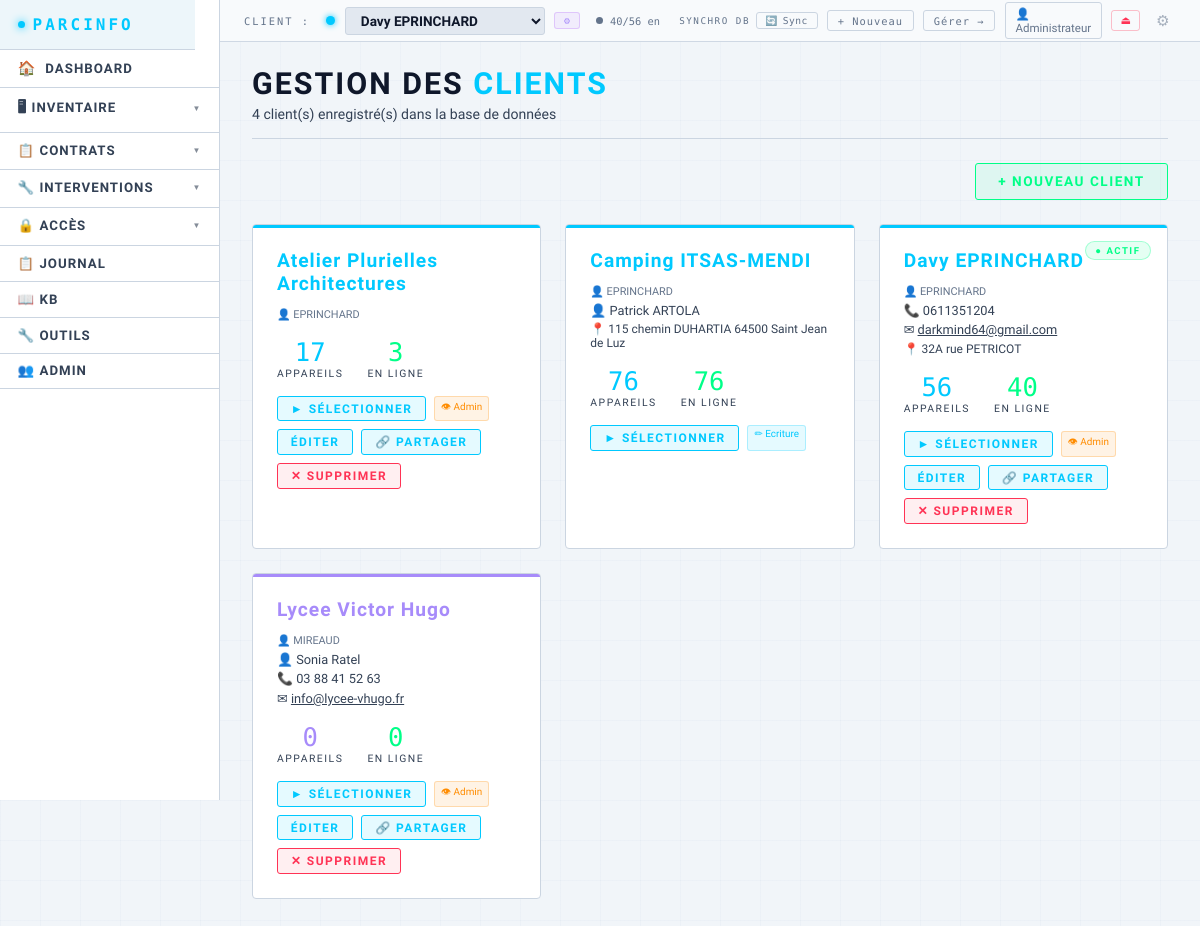
The page /clients (signed in) on the database its author committed.
### tables this page shows
CREATE TABLE clients (
        id INTEGER PRIMARY KEY AUTOINCREMENT,
        nom TEXT NOT NULL DEFAULT '',
        contact TEXT DEFAULT '',
        telephone TEXT DEFAULT '',
        email TEXT DEFAULT '',
        adresse TEXT DEFAULT '',
        notes TEXT DEFAULT '',
        couleur TEXT DEFAULT '#00c9ff',
        date_creation TEXT DEFAULT '',
        date_maj TEXT DEFAULT '', auth_user_id INTEGER DEFAULT NULL);

### app.py (the view)
@app.route('/clients')
@login_required
def liste_clients():
    clients = get_clients()   # filtre par user + champ acces
    conn = get_db()
    for cl in clients:
        cl['nb_appareils'] = conn.execute('SELECT COUNT(*) FROM appareils WHERE client_id=?', (cl['id'],)).fetchone()[0]
        cl['nb_actifs']    = conn.execute('SELECT COUNT(*) FROM appareils WHERE client_id=? AND en_ligne=1', (cl['id'],)).fetchone()[0]
    conn.close()
    return render_template('clients.html', clients=clients, client_actif_id=get_client_id())

### templates/clients.html (shortened to what this page needs)
{% extends "base.html" %}
{% block content %}
<div class="page-header">
    <h1>Gestion des <span>Clients</span></h1>
    <p>{{ clients|length }} client(s) enregistré(s) dans la base de données</p>
</div>
<div class="actions-row">
    <a href="/client/nouveau" class="btn btn-success">+ Nouveau client</a>
</div>
{% if clients %}
<div class="grid-3">
    {% for cl in clients %}
    <div class="client-card">
        <div class="accent-bar" style="background: {{ cl.couleur or '#00c9ff' }};"></div>
        {% if cl.id == client_actif_id %}
        <div class="client-actif-badge">&#9679; Actif</div>
        {% endif %}
        <div class="client-nom" style="color: {{ cl.couleur or '#00c9ff' }}">{{ cl.nom }}</div>
        {% if cl.owner_login and cl.owner_login != session.get('auth_user_login') %}
        <div class="meta" style="font-size:.68rem;color:var(--text-muted);">👤 {{ cl.owner_nom or cl.owner_login }}</div>
        {% endif %}
        {% if cl.contact %}<div class="meta">&#128100; {{ cl.contact }}</div>{% endif %}
        {% if cl.telephone %}<div class="meta">&#128222; {{ cl.telephone }}</div>{% endif %}
        {% if cl.email %}<div class="meta">&#9993; <a href="mailto:{{ cl.email }}" style="color:inherit;">{{ cl.email }}</a></div>{% endif %}
        {% if cl.adresse %}<div class="meta" style="font-size:0.75rem;">&#128205; {{ cl.adresse }}</div>{% endif %}
        <div class="stats">
            <div class="stat">
                <div class="stat-n" style="color:{{ cl.couleur or '#00c9ff' }}">{{ cl.nb_appareils }}</div>
                <div class="stat-l">Appareils</div>
            </div>
            <div class="stat">
                <div class="stat-n" style="color: var(--accent-green)">{{ cl.nb_actifs }}</div>
                <div class="stat-l">En ligne</div>
            </div>
        </div>
        <div class="actions">
            <a href="/client/{{ cl.id }}/selectionner?next=/" class="btn btn-primary btn-sm">
                &#9658; Sélectionner
            </a>
            {% if cl.acces is defined %}
            <span style="font-size:.62rem;padding:2px 6px;border-radius:3px;
                {% if cl.acces == 'proprietaire' %}background:rgba(0,255,136,.1);color:var(--accent-green);border:1px solid rgba(0,255,136,.25);
                {% elif cl.acces == 'ecriture' %}background:rgba(0,201,255,.1);color:var(--accent);border:1px solid rgba(0,201,255,.25);
                {% else %}background:rgba(255,140,0,.1);color:var(--accent-orange);border:1px solid rgba(255,140,0,.25);{% endif %}">
                {% if cl.acces == 'proprietaire' %}🔑{% elif cl.acces == 'ecriture' %}✏{% else %}👁{% endif %}
                {{ cl.acces|capitalize }}
            </span>
            {% endif %}
            {% if cl.acces == 'proprietaire' %}
            <a href="/client/{{ cl.id }}/editer" class="btn btn-primary btn-sm">Éditer</a>
            <a href="/client/{{ cl.id }}/partager" class="btn btn-primary btn-sm" title="Partager ce client">🔗 Partager</a>
            {% if clients|length > 1 %}
            <form method="POST" action="/client/{{ cl.id }}/supprimer"
                  onsubmit="return confirm('Supprimer « {{ cl.nom }} » et TOUTES ses données ?')">
                <button type="submit" class="btn btn-danger btn-sm">✕ Supprimer</button>
            </form>
            {% endif %}
            {% elif cl.acces == 'admin' %}
            <a href="/client/{{ cl.id }}/editer" class="btn btn-primary btn-sm">Éditer</a>
            <a href="/client/{{ cl.id }}/partager" class="btn btn-primary btn-sm" title="Partager ce client">🔗 Partager</a>
            <form method="POST" action="/client/{{ cl.id }}/supprimer"
                  onsubmit="return confirm('Supprimer « {{ cl.nom }} » et TOUTES ses données ?')">
                <button type="submit" class="btn btn-danger btn-sm">✕ Supprimer</button>
            </form>
            {% endif %}
        </div>
    </div>
    {% endfor %}
</div>
{% else %}
<div class="card" style="text-align:center; padding:3rem;">
    <p style="color:var(--text-secondary); margin-bottom:1.5rem;">Aucun client enregistré.</p>
    <a href="/client/nouveau" class="btn btn-success">+ Créer le premier client</a>
</div>
{% endif %}
{% endblock %}

### templates/base.html (shortened to what this page needs)
<!DOCTYPE html>
<html lang="fr">
<head>
</head>
<body class="{{ 'theme-light' if cfg.get('mode') == 'light' else '' }}{{ ' nav-left' if cfg.get('nav_mode') == 'vertical' else '' }}">
<div class="client-bar">
    <span class="client-bar-label">Client :</span>
    <div class="client-select-wrap">
        {% set active_cl = clients | selectattr('id','eq', client_actif_id) | first | default(None) %}
        <span class="client-dot" style="color:{{ active_cl.couleur if active_cl else '#00c9ff' }}; background:{{ active_cl.couleur if active_cl else '#00c9ff' }};"></span>
        <select id="client-dropdown" onchange="changerClientAvecConfirmation(this)" data-current-value="{{ client_actif_id or '' }}">
            {% for cl in clients %}
            <option value="{{ cl.id }}" {% if cl.id == client_actif_id %}selected{% endif %}>{{ cl.nom }}</option>
            {% endfor %}
        </select>
        {% set acces_actif = active_cl.acces if active_cl and active_cl.acces is defined else '' %}
        {% if acces_actif %}
        <div class="topbar-acces-badge topbar-acces-{{ acces_actif }}" title="{% if acces_actif == 'proprietaire' %}Vous êtes propriétaire{% elif acces_actif == 'ecriture' %}Partagé — lecture/écriture{% elif acces_actif == 'admin' %}Accès administrateur{% else %}Partagé — lecture seule{% endif %}">
            {% if acces_actif == 'proprietaire' %}🔑{% elif acces_actif == 'ecriture' %}✏ R/W{% elif acces_actif == 'admin' %}⚙{% else %}👁{% endif %}
        </div>
        {% endif %}
    </div>
    <div class="wd-topbar idle" id="wd-global-bar">
        <span class="wd-dot"></span>
        <span id="wd-global-text">…</span>
    </div>
    <div class="client-bar-actions">
        {% if cfg.get('db_type') == 'sync' %}
        <div id="topbar-sync-wrap" style="display:flex;align-items:center;gap:.35rem;">
        {% else %}
        <div id="topbar-sync-wrap" style="display:none;align-items:center;gap:.35rem;">
        {% endif %}
            <span style="font-family:'Share Tech Mono',monospace;font-size:.58rem;letter-spacing:1.5px;
                         text-transform:uppercase;color:var(--text-muted);white-space:nowrap;">Synchro DB</span>
            <button class="topbar-sync-btn" id="topbar-sync-btn"
                    onclick="syncNow()" title="Base de données — mode synchronisation&#10;Cliquer pour synchroniser maintenant">
                <span class="topbar-sync-icon" id="topbar-sync-icon">🔄</span>
                <span id="topbar-sync-label">Sync…</span>
            </button>
        </div>
        <a href="/client/nouveau" class="client-bar-link">+ Nouveau</a>
        <a href="/clients" class="client-bar-link">Gérer →</a>
        {% if session.get('auth_user_id') %}
        <a href="/profil" style="display:flex;align-items:center;gap:.4rem;text-decoration:none;
            border:1px solid var(--border);border-radius:3px;padding:.2rem .6rem;
            font-size:.72rem;color:var(--text-muted);transition:all .15s;"
           onmouseover="this.style.borderColor='var(--accent)';this.style.color='var(--text-secondary)'"
           onmouseout="this.style.borderColor='var(--border)';this.style.color='var(--text-muted)'">
            👤 {{ session.get('auth_user_nom', 'Profil') }}
        </a>
        <a href="/logout" style="border:1px solid rgba(255,51,85,.3);border-radius:3px;padding:.2rem .5rem;
            font-size:.7rem;color:var(--accent-red);text-decoration:none;" title="Déconnexion">⏏</a>
        {% endif %}
        <button class="topbar-gear" onclick="toggleConfig()" title="Paramètres">⚙</button>
    </div>
</div>
{% set ep = request.endpoint %}
{% set inv_active = ep in ['liste_appareils','nouvel_appareil','editer_appareil','liste_peripheriques','nouveau_peripherique','editer_peripherique','parc_general','baie_brassage','page_scan','liste_plans','editer_plan'] %}
{% set contrats_active = ep in ['liste_contrats','nouveau_contrat','editer_contrat','detail_contrat'] %}
{% set secu_active = ep in ['liste_identifiants','nouvel_identifiant','editer_identifiant','liste_utilisateurs','nouvel_utilisateur','editer_utilisateur','droits_utilisateur'] %}
<nav>
    <a href="/" class="nav-brand">PARCINFO</a>
    <a href="/" {% if ep == 'index' %}class="active"{% endif %}>
        <span style="font-size:.9rem;">🏠</span> DASHBOARD
    </a>
    <div class="nav-group">
        <button class="nav-group-btn {% if inv_active %}active{% endif %}">
            🖥 Inventaire <span class="arr">▼</span>
        </button>
    </div>
    <div class="nav-group">
        <button class="nav-group-btn {% if contrats_active %}active{% endif %}">
            📋 Contrats <span class="arr">▼</span>
        </button>
    </div>
    <div class="nav-group">
        <button class="nav-group-btn {% if ep in ['liste_interventions','nouveau_intervention','detail_intervention','editer_intervention'] %}active{% endif %}">
            🔧 Interventions <span class="arr">▼</span>
        </button>
    </div>
    <div class="nav-group">
        <button class="nav-group-btn {% if secu_active %}active{% endif %}">
            🔒 Accès <span class="arr">▼</span>
        </button>
    </div>
    <a href="/historique" {% if ep == 'page_historique' %}class="active"{% endif %}>📋 Journal</a>
    <a href="/kb" {% if ep == 'page_kb' %}class="active"{% endif %}>📖 KB</a>
    <a href="/outils" {% if ep == 'page_outils' %}class="active"{% endif %}>🔧 Outils</a>
    {% if session.get('auth_user_role') == 'admin' %}
    <a href="/admin/utilisateurs" {% if ep in ['admin_utilisateurs','admin_nouvel_utilisateur','admin_editer_utilisateur'] %}class="active"{% endif %}>👥 Admin</a>
    {% endif %}
    <div class="nav-spacer"></div>
</nav>
<main>
    {% set ep = request.endpoint %}
    {% set bc = [] %}
    {% if ep in ['nouvel_appareil','editer_appareil'] %}
        {% set _ = bc.append(('Inventaire', None)) %}
        {% set _ = bc.append(('Appareils', '/appareils')) %}
        {% set _ = bc.append(('Ajouter' if ep == 'nouvel_appareil' else 'Modifier', None)) %}
    {% elif ep in ['nouveau_peripherique','editer_peripherique'] %}
        {% set _ = bc.append(('Inventaire', None)) %}
        {% set _ = bc.append(('Périphériques', '/peripheriques')) %}
        {% set _ = bc.append(('Ajouter' if ep == 'nouveau_peripherique' else 'Modifier', None)) %}
    {% elif ep in ['nouveau_contrat','editer_contrat'] %}
        {% set _ = bc.append(('Contrats', '/contrats')) %}
        {% set _ = bc.append(('Ajouter' if ep == 'nouveau_contrat' else 'Modifier', None)) %}
    {% elif ep == 'detail_contrat' %}
        {% set _ = bc.append(('Contrats', '/contrats')) %}
        {% set _ = bc.append(('Détail', None)) %}
    {% elif ep in ['nouvel_identifiant','editer_identifiant'] %}
        {% set _ = bc.append(('Accès', None)) %}
        {% set _ = bc.append(('Identifiants', '/identifiants')) %}
        {% set _ = bc.append(('Ajouter' if ep == 'nouvel_identifiant' else 'Modifier', None)) %}
    {% elif ep in ['nouvel_utilisateur','editer_utilisateur'] %}
        {% set _ = bc.append(('Accès', None)) %}
        {% set _ = bc.append(('Utilisateurs', '/utilisateurs')) %}
        {% set _ = bc.append(('Ajouter' if ep == 'nouvel_utilisateur' else 'Modifier', None)) %}
    {% elif ep == 'droits_utilisateur' %}
        {% set _ = bc.append(('Accès', None)) %}
        {% set _ = bc.append(('Utilisateurs', '/utilisateurs')) %}
        {% set _ = bc.append(('Droits', None)) %}
    {% elif ep == 'parc_general' %}
        {% set _ = bc.append(('Inventaire', None)) %}
        {% set _ = bc.append(('Parc général', None)) %}
    {% elif ep == 'baie_brassage' %}
        {% set _ = bc.append(('Inventaire', None)) %}
        {% set _ = bc.append(('Baie de brassage', None)) %}
    {% elif ep == 'page_scan' %}
        {% set _ = bc.append(('Inventaire', None)) %}
        {% set _ = bc.append(('Scan réseau', None)) %}
    {% endif %}
    {% block content %}{% endblock %}
</main>
    {% set _sk2 = [] %}
</body>
</html>

### rows shown on the page
clients: nom "Atelier Plurielles Architectures", nom "EPRINCHARD", nb_appareils "17", nb_actifs "3", acces "Admin"
clients: nom "Camping ITSAS-MENDI", nom "EPRINCHARD", contact "Patrick ARTOLA", adresse "115 chemin DUHARTIA 64500 Saint Jean de Luz", nb_appareils "76", nb_actifs "76", acces "Ecriture"
clients: shows "● ACTIF", nom "Davy EPRINCHARD", nom "EPRINCHARD", telephone "0611351204", email "darkmind64@gmail.com", adresse "32A rue PETRICOT", nb_appareils "56", nb_actifs "40", acces "Admin"
clients: nom "Lycee Victor Hugo", nom "MIREAUD", contact "Sonia Ratel", telephone "03 88 41 52 63", email "info@lycee-vhugo.fr", nb_appareils "0", nb_actifs "0", acces "Admin"

### other values the page prints
{{ session.get('auth_user_nom', 'Profil') }} "Administrateur"
{{ clients|length }} "4"
form field value "Davy EPRINCHARD"
